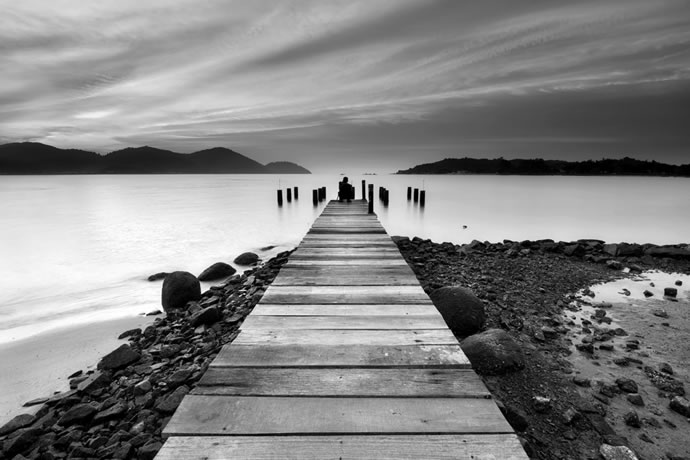
#> input picture data/deckPB.jpg, 690 x 460 px, found by its file name
$ python exercicio1.py
#> lines starting #> are read from the running program, lines starting #| are printed output that depends on the picture
import pandas as pd
import numpy as np
import cv2
import matplotlib.pyplot as plt

# Carregando a imagem
image = cv2.imread("data/deckPB.jpg")
#> image is the input picture: shape (460, 690, 3); min 0, max 255, mean 132.7

# Criando o Histograma
histograma = cv2.calcHist([image], [0], None, [256], [0, 256])
#> histograma = 256 values, max 2354 at index 183, min 73 at index 255, mean 1239.8

#Plotando o Histograma
plt.figure()
plt.title("Histograma da Imagem")
plt.xlabel("Intensidade de Pixel")
plt.ylabel("Frequência")
plt.plot(histograma, color='black')  # Exibir histograma em preto
plt.xlim([0, 256])  # Definir o intervalo do eixo X
plt.show()
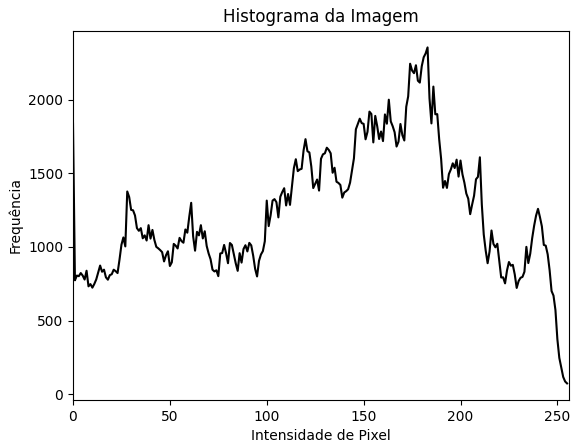
#> figure drawn by matplotlib, 1 panel; curve peaks at x = 183, y = 2354

'''
    Análise: Através do Histograma, podemos concluir que se trata de uma imagem clara. Ela possui alguns pontos escuros, mas é predominantemente clara
'''

cv2.waitKey(0)
cv2.destroyAllWindows()

$ run again, with data/macau-parrot.jpg copied over data/deckPB.jpg
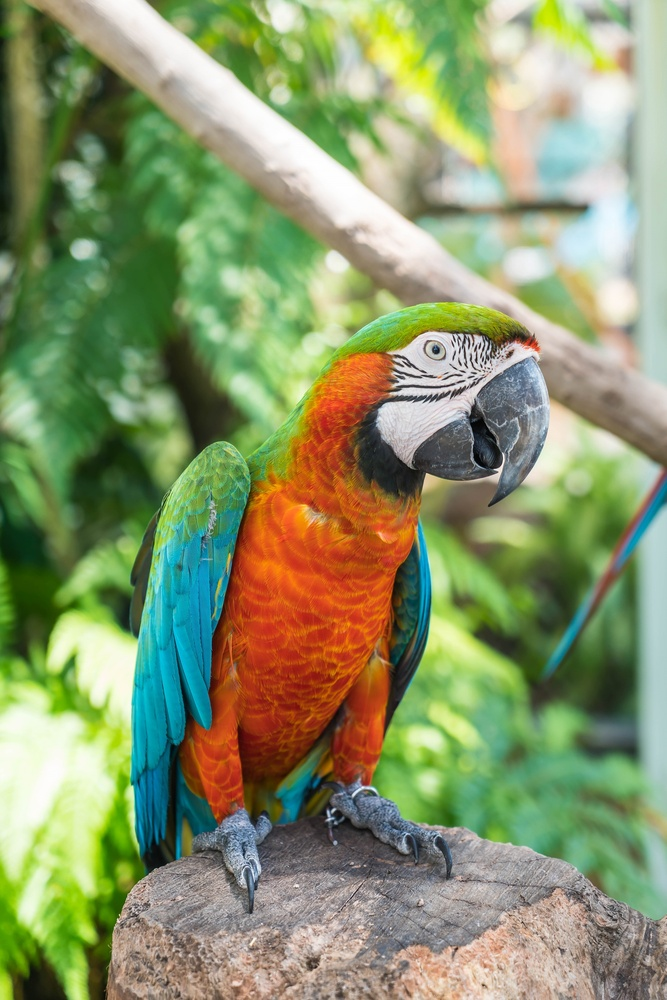
#> input picture data/macau-parrot.jpg, 667 x 1000 px, shrunk from 2000 x 2998 before the run, found by its file name
#> image is the input picture: shape (1000, 667, 3); mean B, G, R 107.1, 149.1, 136.9
#> histograma = 256 values, max 6868 at index 0, min 230 at index 255, mean 2605.5
#> `plt.show()`:
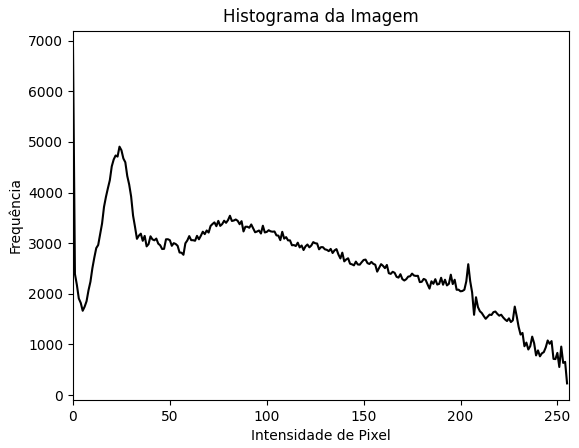
#> figure drawn by matplotlib, 1 panel; curve peaks at x = 0, y = 6868

$ run again, with data/paisagemPinguins.jpg copied over data/deckPB.jpg
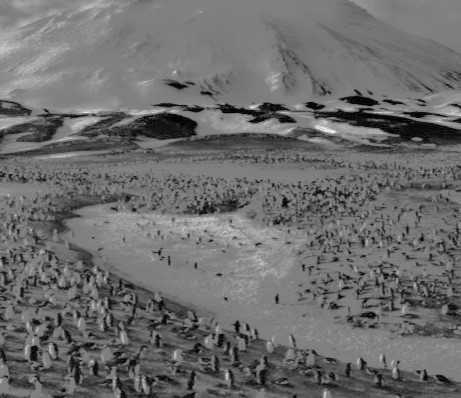
#> input picture data/paisagemPinguins.jpg, 461 x 398 px, found by its file name
#> image is the input picture: shape (398, 461, 3); min 0, max 249, mean 108.2
#> histograma = 256 values, max 9415 at index 127, min 0 at index 207, mean 716.7
#> `plt.show()`:
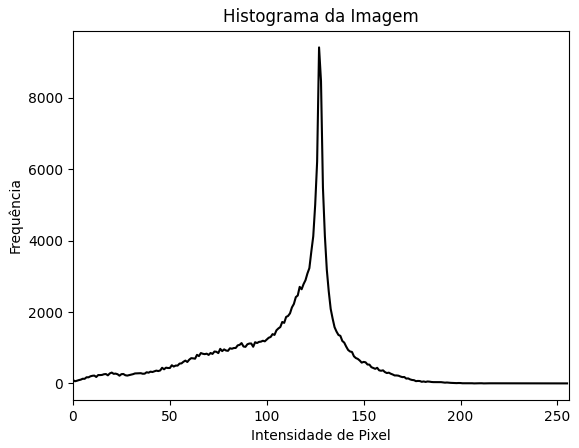
#> figure drawn by matplotlib, 1 panel; curve peaks at x = 127, y = 9415

$ run again, with data/JGL.png saved as data/deckPB.jpg
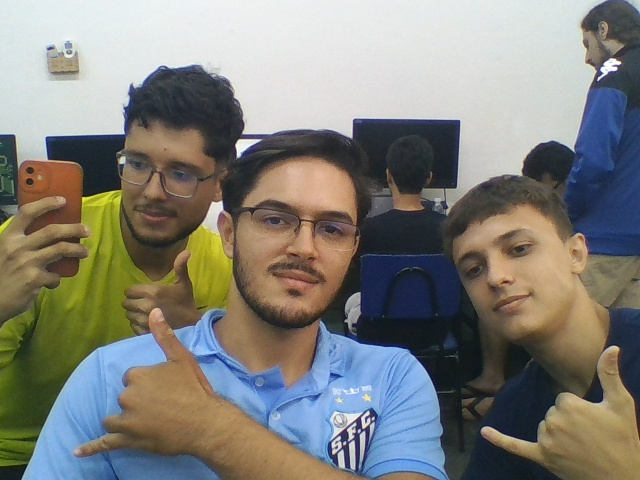
#> input picture data/JGL.png, 640 x 480 px, found by its file name
#> image is the input picture: shape (480, 640, 3); mean B, G, R 122.4, 128.7, 129.4
#> histograma = 256 values, max 3464 at index 233, min 18 at index 254, mean 1200
#> `plt.show()`:
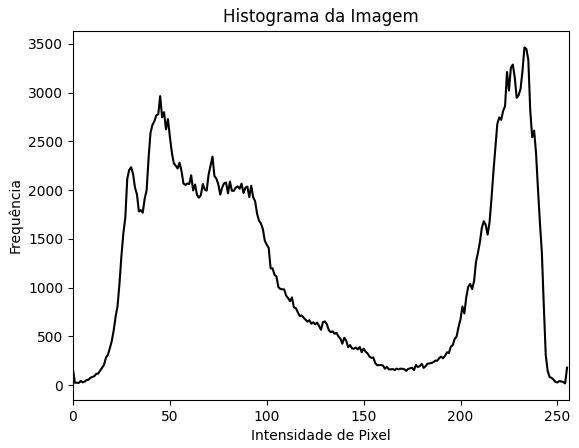
#> figure drawn by matplotlib, 1 panel; curve peaks at x = 233, y = 3464
